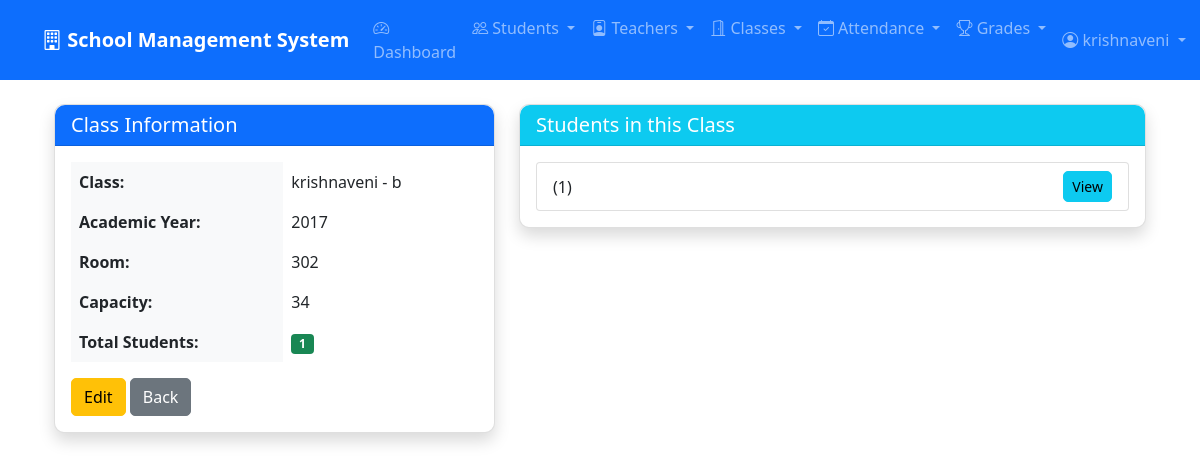
Screenshot of /classes/1/ (signed in) with the database file from the repository.
### myapp/models.py (models this page shows, shortened)
class Class(models.Model):
    name = models.CharField(max_length=50)  # e.g., Grade 10
    section = models.CharField(max_length=10)  # e.g., A, B
    academic_year = models.CharField(max_length=9)  # e.g., 2024-2025
    room_number = models.CharField(max_length=10, blank=True)
    capacity = models.IntegerField(default=30)
    class Meta:
        verbose_name_plural = 'Classes'
        unique_together = ['name', 'section', 'academic_year']

class Student(models.Model):
    GENDER_CHOICES = (
        ('M', 'Male'),
        ('F', 'Female'),
        ('O', 'Other'),
    )
    user = models.OneToOneField(User, on_delete=models.CASCADE)
    student_id = models.CharField(max_length=20, unique=True)
    admission_number = models.CharField(max_length=20, unique=True)
    date_of_birth = models.DateField()
    gender = models.CharField(max_length=1, choices=GENDER_CHOICES)
    address = models.TextField()
    phone_number = models.CharField(max_length=15)
    parent_name = models.CharField(max_length=100)
    parent_phone = models.CharField(max_length=15)
    parent_email = models.EmailField(blank=True)
    current_class = models.ForeignKey(Class, on_delete=models.SET_NULL, null=True, related_name='students')
    enrollment_date = models.DateField(auto_now_add=True)
    is_active = models.BooleanField(default=True)

### myapp/views.py (the view)
# urls.py: path('classes/<int:pk>/', views.class_detail, name='class_detail'),
@login_required
def class_detail(request, pk):
    class_obj = get_object_or_404(Class, pk=pk)
    students = Student.objects.filter(current_class=class_obj)
    subjects = ClassSubject.objects.filter(class_obj=class_obj)
    return render(request, 'classes/detail.html', {
        'class_obj': class_obj,
        'students': students,
        'subjects': subjects
    })

### myapp/templates/classes/detail.html (shortened to what this page needs)
{% extends 'base.html' %}
{% block content %}
<div class="container-fluid">
    <div class="row">
        <div class="col-md-5">
            <div class="card shadow">
                <div class="card-header bg-primary text-white">
                    <h5 class="mb-0">Class Information</h5>
                </div>
                <div class="card-body">
                    <table class="table table-borderless">
                        <tr>
                            <th>Class:</th>
                            <td>{{ class_obj.name }} - {{ class_obj.section }}</td>
                        </tr>
                        <tr>
                            <th>Academic Year:</th>
                            <td>{{ class_obj.academic_year }}</td>
                        </tr>
                        <tr>
                            <th>Room:</th>
                            <td>{{ class_obj.room_number|default:"Not Assigned" }}</td>
                        </tr>
                        <tr>
                            <th>Capacity:</th>
                            <td>{{ class_obj.capacity }}</td>
                        </tr>
                        <tr>
                            <th>Total Students:</th>
                            <td><span class="badge bg-success">{{ students.count }}</span></td>
                        </tr>
                    </table>
                    <div class="mt-3">
                        <a href="{% url 'class_update' class_obj.pk %}" class="btn btn-warning">Edit</a>
                        <a href="{% url 'class_list' %}" class="btn btn-secondary">Back</a>
                    </div>
                </div>
            </div>
        </div>
        <div class="col-md-7">
            <div class="card shadow">
                <div class="card-header bg-info text-white">
                    <h5 class="mb-0">Students in this Class</h5>
                </div>
                <div class="card-body">
                    <ul class="list-group">
                        {% for student in students %}
                        <li class="list-group-item d-flex justify-content-between align-items-center">
                            {{ student.user.get_full_name }} ({{ student.student_id }})
                            <a href="{% url 'student_detail' student.pk %}" class="btn btn-sm btn-info">View</a>
                        </li>
                        {% empty %}
                        <li class="list-group-item text-muted">No students in this class</li>
                        {% endfor %}
                    </ul>
                </div>
            </div>
        </div>
    </div>
</div>
{% endblock %}

### myapp/templates/base.html (shortened to what this page needs)
<!DOCTYPE html>
<html lang="en">
<head>
    <link href="https://cdn.jsdelivr.net/npm/bootstrap@5.1.3/dist/css/bootstrap.min.css" rel="stylesheet">
    <link rel="stylesheet" href="https://cdn.jsdelivr.net/npm/bootstrap-icons@1.8.1/font/bootstrap-icons.css">
</head>
<body>
    <nav class="navbar navbar-expand-lg navbar-dark bg-primary">
        <div class="container">
            <a class="navbar-brand" href="{% url 'dashboard' %}">
                <i class="bi bi-building"></i> School Management System
            </a>
            {% if user.is_authenticated %}
            <div class="collapse navbar-collapse" id="navbarNav">
                <ul class="navbar-nav me-auto">
                    <li class="nav-item">
                        <a class="nav-link" href="{% url 'dashboard' %}">
                            <i class="bi bi-speedometer2"></i> Dashboard
                        </a>
                    </li>
                    <li class="nav-item dropdown">
                        <a class="nav-link dropdown-toggle" href="#" role="button" data-bs-toggle="dropdown">
                            <i class="bi bi-people"></i> Students
                        </a>
                    </li>
                    <li class="nav-item dropdown">
                        <a class="nav-link dropdown-toggle" href="#" role="button" data-bs-toggle="dropdown">
                            <i class="bi bi-person-badge"></i> Teachers
                        </a>
                    </li>
                    <li class="nav-item dropdown">
                        <a class="nav-link dropdown-toggle" href="#" role="button" data-bs-toggle="dropdown">
                            <i class="bi bi-door-open"></i> Classes
                        </a>
                    </li>
                    <li class="nav-item dropdown">
                        <a class="nav-link dropdown-toggle" href="#" role="button" data-bs-toggle="dropdown">
                            <i class="bi bi-calendar-check"></i> Attendance
                        </a>
                    </li>
                    <li class="nav-item dropdown">
                        <a class="nav-link dropdown-toggle" href="#" role="button" data-bs-toggle="dropdown">
                            <i class="bi bi-trophy"></i> Grades
                        </a>
                    </li>
                </ul>
                <ul class="navbar-nav">
                    <li class="nav-item dropdown">
                        <a class="nav-link dropdown-toggle" href="#" role="button" data-bs-toggle="dropdown">
                            <i class="bi bi-person-circle"></i> {{ user.username }}
                        </a>
                    </li>
                </ul>
            </div>
            {% endif %}
        </div>
    </nav>
    <div class="container mt-4">
        {% block content %}
        {% endblock %}
    </div>
</body>
</html>

### myapp/templates/base.html (style rules this page uses)
.navbar-brand { font-weight: bold; }
.card { border-radius: 10px; box-shadow: 0 4px 6px rgba(0,0,0,0.1); }
.card-header { border-radius: 10px 10px 0 0 !important; }
.btn { border-radius: 5px; }
.table th { background-color: #f8f9fa; }

### rows the page displays
Class: name "krishnaveni", section "b", academic_year "2017", room_number "302", capacity "34"
Student: student_id "1"

### other values shown
{{ user.username }} "krishnaveni"
{{ students.count }} "1"
